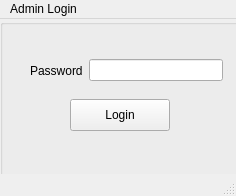
<?xml version="1.0" encoding="UTF-8"?>
<ui version="4.0">
 <class>adminWindow</class>
 <widget class="QMainWindow" name="adminWindow">
  <property name="geometry">
   <rect>
    <x>0</x>
    <y>0</y>
    <width>236</width>
    <height>196</height>
   </rect>
  </property>
  <property name="windowTitle">
   <string>MainWindow</string>
  </property>
  <widget class="QWidget" name="centralwidget">
   <widget class="QGroupBox" name="groupBox">
    <property name="geometry">
     <rect>
      <x>0</x>
      <y>0</y>
      <width>251</width>
      <height>181</height>
     </rect>
    </property>
    <property name="title">
     <string/>
    </property>
    <widget class="QPushButton" name="pushButton_login">
     <property name="geometry">
      <rect>
       <x>70</x>
       <y>80</y>
       <width>100</width>
       <height>32</height>
      </rect>
     </property>
     <property name="text">
      <string>Login</string>
     </property>
    </widget>
    <widget class="QWidget" name="layoutWidget">
     <property name="geometry">
      <rect>
       <x>30</x>
       <y>40</y>
       <width>193</width>
       <height>23</height>
      </rect>
     </property>
     <layout class="QHBoxLayout" name="horizontalLayout">
      <item>
       <widget class="QLabel" name="label_password">
        <property name="text">
         <string>Password</string>
        </property>
       </widget>
      </item>
      <item>
       <widget class="QLineEdit" name="lineEdit_password"/>
      </item>
     </layout>
    </widget>
   </widget>
  </widget>
  <widget class="QMenuBar" name="menubar">
   <property name="geometry">
    <rect>
     <x>0</x>
     <y>0</y>
     <width>236</width>
     <height>24</height>
    </rect>
   </property>
   <widget class="QMenu" name="menuAdmin_Login">
    <property name="title">
     <string>Admin Login</string>
    </property>
   </widget>
   <addaction name="menuAdmin_Login"/>
  </widget>
  <widget class="QStatusBar" name="statusbar"/>
 </widget>
 <resources/>
 <connections/>
</ui>
